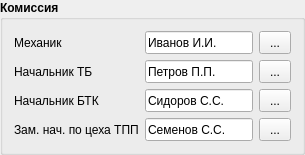
    <widget class="QGroupBox" name="groupBox_commission">
     <property name="font">
      <font>
       <weight>75</weight>
       <bold>true</bold>
      </font>
     </property>
     <property name="title">
      <string>Комиссия</string>
     </property>
     <layout class="QGridLayout" name="gridLayout_2">
      <item row="0" column="0">
       <widget class="QLabel" name="label_mechanic">
        <property name="minimumSize">
         <size>
          <width>0</width>
          <height>23</height>
         </size>
        </property>
        <property name="font">
         <font>
          <weight>50</weight>
          <bold>false</bold>
         </font>
        </property>
        <property name="text">
         <string>Механик</string>
        </property>
       </widget>
      </item>
      <item row="1" column="0">
       <widget class="QLabel" name="label_chiefOfTB">
        <property name="minimumSize">
         <size>
          <width>0</width>
          <height>23</height>
         </size>
        </property>
        <property name="font">
         <font>
          <weight>50</weight>
          <bold>false</bold>
         </font>
        </property>
        <property name="text">
         <string>Начальник ТБ</string>
        </property>
       </widget>
      </item>
      <item row="0" column="1">
       <widget class="QLineEdit" name="lineEdit_mechanic">
        <property name="minimumSize">
         <size>
          <width>0</width>
          <height>23</height>
         </size>
        </property>
        <property name="font">
         <font>
          <weight>50</weight>
          <bold>false</bold>
         </font>
        </property>
        <property name="text">
         <string>Иванов И.И.</string>
        </property>
        <property name="cursorPosition">
         <number>11</number>
        </property>
        <property name="readOnly">
         <bool>true</bool>
        </property>
       </widget>
      </item>
      <item row="2" column="1">
       <widget class="QLineEdit" name="lineEdit_chiefOfBTC">
        <property name="minimumSize">
         <size>
          <width>0</width>
          <height>23</height>
         </size>
        </property>
        <property name="font">
         <font>
          <weight>50</weight>
          <bold>false</bold>
         </font>
        </property>
        <property name="text">
         <string>Сидоров С.С.</string>
        </property>
        <property name="cursorPosition">
         <number>12</number>
        </property>
        <property name="readOnly">
         <bool>true</bool>
        </property>
       </widget>
      </item>
      <item row="2" column="0">
       <widget class="QLabel" name="label_chiefOfBTC">
        <property name="minimumSize">
         <size>
          <width>0</width>
          <height>23</height>
         </size>
        </property>
        <property name="font">
         <font>
          <weight>50</weight>
          <bold>false</bold>
         </font>
        </property>
        <property name="text">
         <string>Начальник БТК</string>
        </property>
       </widget>
      </item>
      <item row="3" column="0">
       <widget class="QLabel" name="label_deputyChiefOfWorkshop">
        <property name="minimumSize">
         <size>
          <width>0</width>
          <height>23</height>
         </size>
        </property>
        <property name="font">
         <font>
          <weight>50</weight>
          <bold>false</bold>
         </font>
        </property>
        <property name="text">
         <string>Зам. нач. по цеха ТПП</string>
        </property>
       </widget>
      </item>
      <item row="1" column="1">
       <widget class="QLineEdit" name="lineEdit_chiefOfTB">
        <property name="minimumSize">
         <size>
          <width>0</width>
          <height>23</height>
         </size>
        </property>
        <property name="font">
         <font>
          <weight>50</weight>
          <bold>false</bold>
         </font>
        </property>
        <property name="text">
         <string>Петров П.П.</string>
        </property>
        <property name="cursorPosition">
         <number>11</number>
        </property>
        <property name="readOnly">
         <bool>true</bool>
        </property>
       </widget>
      </item>
      <item row="3" column="1">
       <widget class="QLineEdit" name="lineEdit_deputyChiefOfWorkshop">
        <property name="minimumSize">
         <size>
          <width>0</width>
          <height>23</height>
         </size>
        </property>
        <property name="font">
         <font>
          <weight>50</weight>
          <bold>false</bold>
         </font>
        </property>
        <property name="text">
         <string>Семенов С.С.</string>
        </property>
        <property name="cursorPosition">
         <number>12</number>
        </property>
        <property name="readOnly">
         <bool>true</bool>
        </property>
       </widget>
      </item>
      <item row="0" column="2">
       <widget class="QToolButton" name="toolButton_chooseMechanic">
        <property name="minimumSize">
         <size>
          <width>32</width>
          <height>23</height>
         </size>
        </property>
        <property name="font">
         <font>
          <weight>50</weight>
          <bold>false</bold>
         </font>
        </property>
        <property name="text">
         <string>...</string>
        </property>
       </widget>
      </item>
      <item row="1" column="2">
       <widget class="QToolButton" name="toolButton_chooseChiefOfTB">
        <property name="minimumSize">
         <size>
          <width>32</width>
          <height>23</height>
         </size>
        </property>
        <property name="font">
         <font>
          <weight>50</weight>
          <bold>false</bold>
         </font>
        </property>
        <property name="text">
         <string>...</string>
        </property>
       </widget>
      </item>
      <item row="2" column="2">
       <widget class="QToolButton" name="toolButton_chooseChiefOfBTC">
        <property name="minimumSize">
         <size>
          <width>32</width>
          <height>23</height>
         </size>
        </property>
        <property name="font">
         <font>
          <weight>50</weight>
          <bold>false</bold>
         </font>
        </property>
        <property name="text">
         <string>...</string>
        </property>
       </widget>
      </item>
      <item row="3" column="2">
       <widget class="QToolButton" name="toolButton_chooseDeputyChiefOfWorkshop">
        <property name="minimumSize">
         <size>
          <width>32</width>
          <height>23</height>
         </size>
        </property>
        <property name="font">
         <font>
          <weight>50</weight>
          <bold>false</bold>
         </font>
        </property>
        <property name="text">
         <string>...</string>
        </property>
       </widget>
      </item>
     </layout>
    </widget>
